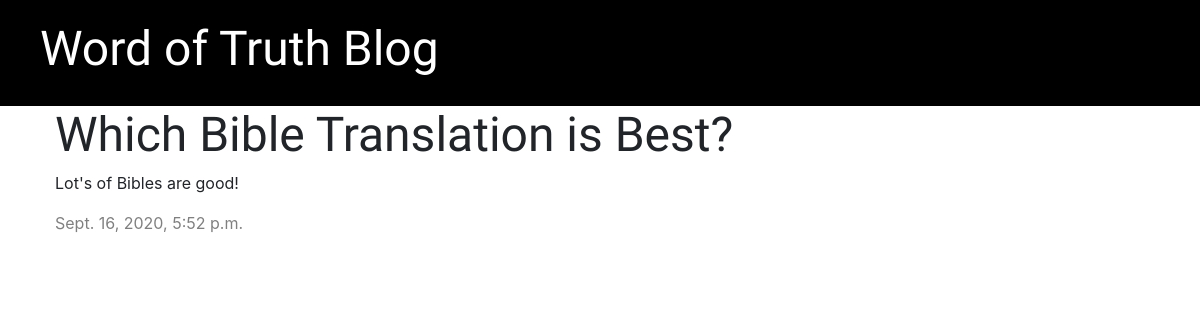
The app's page /post/4/, older data.
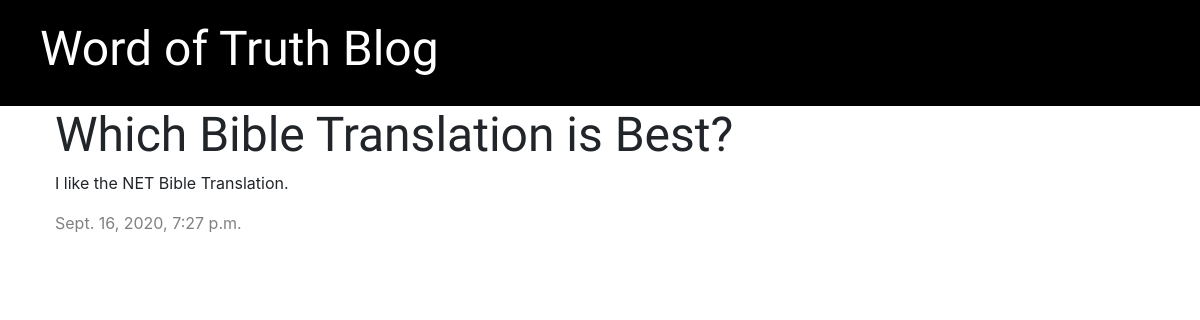
The same page, newer data.
### blog/models.py (models this page shows, shortened)
class Post(models.Model):
    author = models.ForeignKey('auth.User', on_delete=models.CASCADE)
    title = models.CharField(max_length=200)
    text = models.TextField()
    created_date = models.DateTimeField(default=timezone.now)
    published_date = models.DateTimeField(blank=True, null=True)

### blog/views.py (the view)
# urls.py: path('post/<int:pk>/', views.post_detail, name='post_detail'),
def post_detail(requests, pk):
    post = get_object_or_404(Post, pk=pk)
    stuff_for_frontend = {'post': post}
    return render(requests, 'blog/post_detail.html', stuff_for_frontend)

### blog/templates/blog/post_detail.html (shortened to what this page needs)
{% extends 'blog/base.html' %}
{% block content %}
    <div class="post">
        <h1>{{ post.title }}</h1>
        <p>{{ post.text|linebreaksbr }}</p>
        {% if post.published_date %}
            <div class="date">
                {{ post.published_date }}
            </div>
        {% else %}
            <a href="{% url 'post_publish' pk=post.pk %}" style="align-content: flex-end"
                class="btn btn-primary btn-sm">Publish</a>
        {% endif %}
    </div>
{% endblock %}

Row changes from the older to the newer data that the page shows:
changed Post "Which Bible Translation is Best?": text "Lot's of Bibles are good!" → "I like the NET Bible Translation."; published_date "Sept. 16, 2020, 5:52 p.m." → "Sept. 16, 2020, 7:27 p.m."
